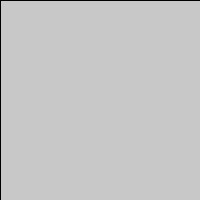
Frame 1 (no input)
Frame 60 (the mouse pressed at the canvas centre just before this capture): identical to frame 1, image omitted
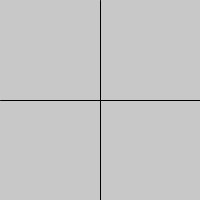
Frame 120 (the mouse held since frame 60 and released just before this capture)

The Processing sketch that drew these frames (run headless with seeded random() and noise(); from frame 60 on, the mouse is pressed at the canvas centre):

// Processing sketch: Aufgabe_2_1_g
// ── Aufgabe_2_1_g.pde
void setup() {
  size(200, 200);
  background(200);
}

void draw() {
  background(200);
  line(mouseX, 0, mouseX, 200);
  line(0, mouseY, 200, mouseY);
}
